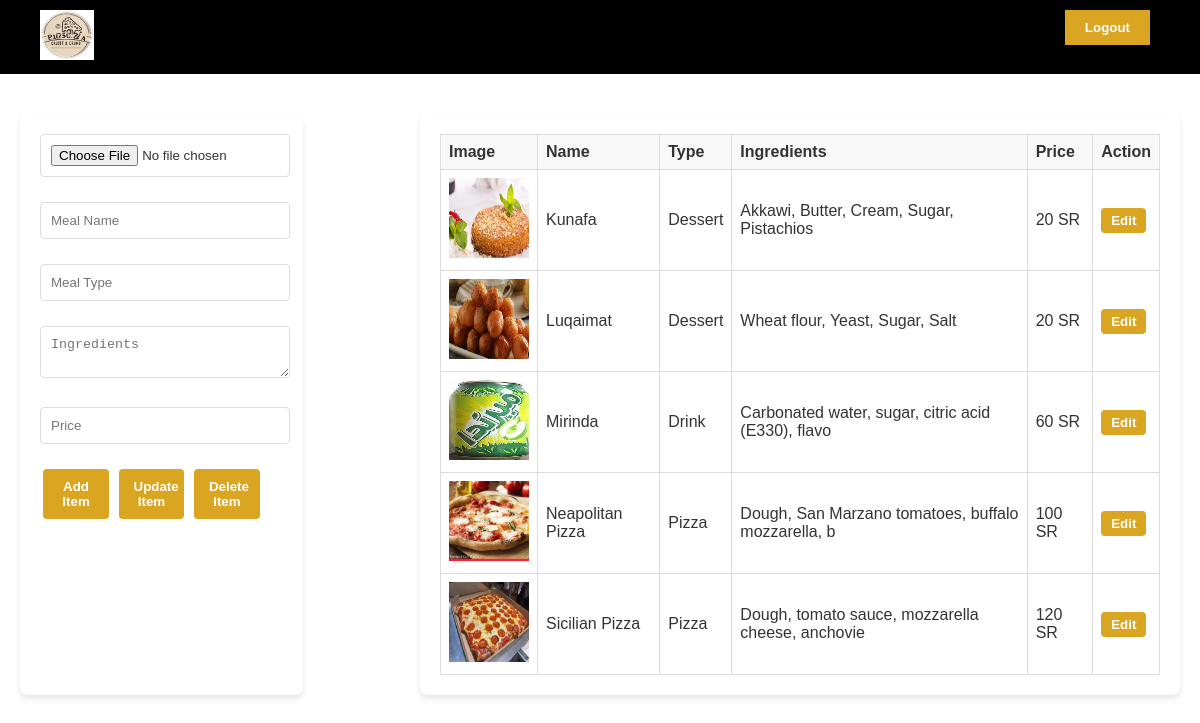
The page /additem.php (signed in) on the database its author committed.
### tables this page shows
CREATE TABLE `meals` (
  `M_name` varchar(30) NOT NULL,
  `M_type` varchar(30) NOT NULL,
  `Ingredient` varchar(50) NOT NULL,
  `Price` varchar(30) NOT NULL,
  `M_image` varchar(255) NOT NULL
);

### additem.php (the view, shortened to what this page needs)
<?php
$database = mysqli_connect("localhost", "root", "", "pizzeria") or die("Could not connect to database");
$result = mysqli_query($database, "SELECT * FROM meals");
$items = mysqli_fetch_all($result, MYSQLI_ASSOC);
?>
<!DOCTYPE html>
<html lang="en">
<head>
    <link rel="stylesheet" type="text/css" href="style.css">
</head>
<body>
<header>
    <div id="logo_container">
        <img src="pizza_logo.jpg" alt="Crust & Crumb Pizzeria Logo">
    </div>
    <nav>
        <ul id="navlist">
            <li><button onclick="location.href='index.html'">Logout</button></li>
        </ul>
    </nav>
</header>
<main class="admin-panel">
    <div class="admin_form">
        <form action="additem.php" method="post" enctype="multipart/form-data">
            <div class="form_group">
                <input type="file" id="meal_image" name="M_image" class="form_control">
            </div>
            <div class="form_group">
                <input type="text" id="meal_name" name="M_name" class="form_control" placeholder="Meal Name">
            </div>
            <div class="form_group">
                <input type="text" id="meal_type" name="M_type" class="form_control" placeholder="Meal Type">
            </div>
            <div class="form_group">
                <textarea id="ingredients" name="Ingredient" class="form_control" placeholder="Ingredients"></textarea>
            </div>
            <div class="form_group">
                <input type="text" id="price" name="Price" class="form_control" placeholder="Price">
            </div>
            <div class="form_group">
                <button type="submit" name="add" class="btn">Add Item</button>
                <button type="submit" name="update" class="btn">Update Item</button>
                <button type="submit" name="delete" class="btn">Delete Item</button>
            </div>
        </form>
    </div>
    <div class="admin_table">
        <table>
            <thead>
                <tr>
                    <th>Image</th>
                    <th>Name</th>
                    <th>Type</th>
                    <th>Ingredients</th>
                    <th>Price</th>
                    <th>Action</th>
                </tr>
            </thead>
            <tbody>
                <?php foreach ($items as $item) { ?>
                    <tr>
                        <td><img src="<?php echo $item['M_image']; ?>" alt="Menu Item" class="item_image" style="width: 80px; height: 80px;"></td>
                        <td><?php echo $item['M_name']; ?></td>
                        <td><?php echo $item['M_type']; ?></td>
                        <td><?php echo $item['Ingredient']; ?></td>
                        <td><?php echo $item['Price']; ?> SR</td>
                        <td>
                            <button onclick="editItem('<?php echo htmlspecialchars($item['M_name'], ENT_QUOTES); ?>', '<?php echo htmlspecialchars($item['M_type'], ENT_QUOTES); ?>',
                            '<?php echo htmlspecialchars($item['Ingredient'], ENT_QUOTES); ?>', '<?php echo htmlspecialchars($item['Price'], ENT_QUOTES); ?>')" class="edit_btn">Edit</button>
                        </td>
                    </tr>
                <?php } ?>
            </tbody>
        </table>
    </div>
</main>
</body>
</html>

### style.css (style rules this page uses)
body { font-family: 'Arial', sans-serif; background-color: white; margin: 0; padding: 0; color: #333; }
header { background-color: black; color: white; overflow: hidden; }
#logo_container { float: left; padding-left: 20px; }
#logo_container img { height: 50px; }
nav ul { list-style-type: none; padding: 0; margin: 0; float: right; padding-right: 20px; }
nav li { display: inline; margin-right: 10px; }
nav button { background-color: #DAA520; border: none; color: white; padding: 10px 20px; cursor: pointer; font-weight: bold; }
main { text-align: center; padding: 20px; }
.form_group { margin-bottom: 15px; }
.form_control { width: calc(100% - 20px); padding: 10px; border: 1px solid #ccc; border-radius: 4px; margin-bottom: 10px; }
.btn { width: 100%; background-color: #333; color: #fff; padding: 10px; border: none; border-radius: 4px; cursor: pointer; }
main { padding-top: 50px; }
header { padding: 10px 20px; text-align: left; }
.admin-panel { display: grid; grid-template-columns: 1fr 2fr; gap: 20px; padding: 20px; max-width: 1200px; margin: 20px auto; }
.admin-panel .admin_form { background: #ffffff; width: 60%; padding: 20px; padding-right: 35px; border-radius: 8px; box-shadow: 0 4px 6px rgba(0,0,0,0.1); }
.admin-panel .admin_table { background: #ffffff; padding: 20px; border-radius: 8px; box-shadow: 0 4px 6px rgba(0,0,0,0.1); overflow-x: auto; }
.admin-panel .form_group { margin-bottom: 15px; }
.admin-panel .form_control { width: 100%; padding: 10px; border: 1px solid #ddd; border-radius: 4px; margin-bottom: 10px; }
.admin-panel .btn { width: calc(33.333% - 10px); padding: 10px 15px; border: none; border-radius: 4px; cursor: pointer; font-weight: bold; margin-right: 5px; background-color: #DAA520; color: white; }
.admin-panel .edit_btn { padding: 5px 10px; background-color: #DAA520; color: white; border: none; border-radius: 4px; cursor: pointer; font-weight: bold; }
.admin-panel table { width: 100%; border-collapse: collapse; }
.admin-panel th, .admin-panel td { border: 1px solid #ddd; padding: 8px; text-align: left; }
.admin-panel th { background-color: #f8f8f8; }
.btn { background-color: #DAA520; color: white; border: none; padding: 8px 16px; border-radius: 4px; cursor: pointer; font-weight: bold; }

### rows shown on the page
meals: M_image (picture), M_name "Kunafa", M_type "Dessert", Ingredient "Akkawi, Butter, Cream, Sugar, Pistachios", Price "20"
meals: M_image (picture), M_name "Luqaimat", M_type "Dessert", Ingredient "Wheat flour, Yeast, Sugar, Salt", Price "20"
meals: M_image (picture), M_name "Mirinda", M_type "Drink", Ingredient "Carbonated water, sugar, citric acid (E330), flavo", Price "60"
meals: M_image (picture), M_name "Neapolitan Pizza", M_type "Pizza", Ingredient "Dough, San Marzano tomatoes, buffalo mozzarella, b", Price "100"
meals: M_image (picture), M_name "Sicilian Pizza", M_type "Pizza", Ingredient "Dough, tomato sauce, mozzarella cheese, anchovie", Price "120"
